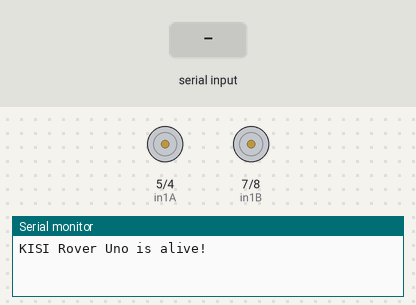
This sketch was run on a simulated Arduino Uno, built with avr-gcc and run on an emulated ATmega328P. Parts: motor-driver pin pairs drawn as motors (green arrow = first pin HIGH = forward, orange = second pin HIGH = backward, longer = more drive, scaled by the enable pin), the last lines printed to the serial monitor. The inputs (shaded band) are chosen by the test bench.

Above: at 1.2 s.
1.3 s: "f" received over Serial
At 2.5 s:
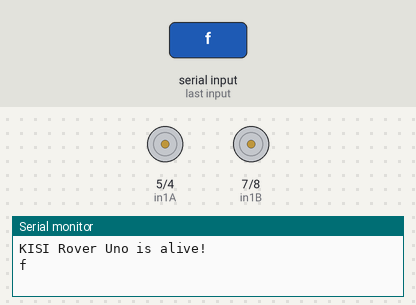
2.8 s: "b" received over Serial
At 3.6 s:
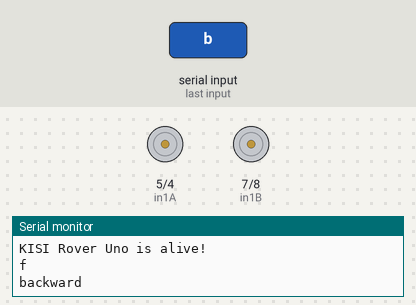
4.3 s: "r" received over Serial
At 4.7 s:
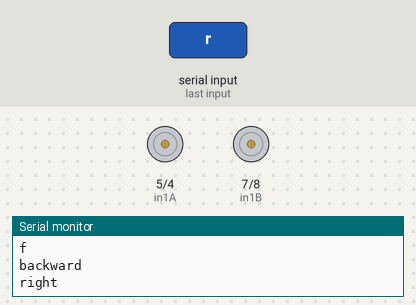
5.8 s: "l" received over Serial
At 7.1 s:
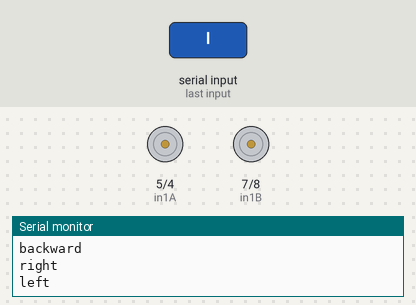
Timing chart, 0 to 8.3 s (numbered marks = the images above; inputs shaded):
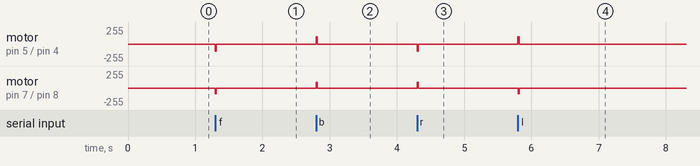

The sketch:

milestone2_drive_arduino.ino
```cpp
#include <SoftwareSerial.h> // Software Serial for functions
SoftwareSerial BT(9, 8); // RX | TX

// Connect motor controller pins to Arduino Digital Pins
//Motor 1
int enA = 6;
int in1A = 5;
int in2A = 4;
//Motor 2
int enB = 9;
int in1B = 7;
int in2B = 8;

int motA_speed = 110;
int motB_speed = 85;

char val = 0;  //holds ascii from serial line

void setup() {
  Serial.begin(9600);
  Serial.println("KISI Rover Uno is alive!");

  pinMode(enA, OUTPUT);
  pinMode(in1A, OUTPUT);
  pinMode(in2A, OUTPUT);

  pinMode(enB, OUTPUT);
  pinMode(in1B, OUTPUT);
  pinMode(in2B, OUTPUT);
}
void loop() {
  if (Serial.available()) {
    val = Serial.read();

    if (val == 'f') { // drive forward
      MoveForward();
      delay(15);
      StopMotor();
      Serial.println(val);

    } else if (val == 'b') { // drive backward
      MoveBackward();
      delay(15);
      StopMotor();
      Serial.println("backward");

    } else if (val == 'r') { // drive right
      TurnRight();
      delay(15);
      StopMotor();
      Serial.println("right");

    } else if (val == 'l') { // drive left
      TurnLeft();
      delay(15);
      StopMotor();
      Serial.println("left");

    } else if (val == 's') { //Stop Motor
      StopMotor();
      Serial.println("stop");
    }
  }
}

// FUNCTIONS!!!!!!

void StopMotor() {
  //Motor A
  digitalWrite(in1A, LOW);
  digitalWrite(in2A, LOW);
  analogWrite(enA, 0);

  //Motor B
  digitalWrite(in1B, LOW);
  digitalWrite(in2B, LOW);
  analogWrite(enB, 0);
}

void MoveForward() {
  //Motor A
  digitalWrite(in1A, LOW);
  digitalWrite(in2A, HIGH);
  analogWrite(enA, motA_speed);

  //Motor B
  digitalWrite(in1B, LOW);
  digitalWrite(in2B, HIGH);
  analogWrite(enB, motB_speed);
}


void MoveBackward() {
  //Motor A
  digitalWrite(in1A, HIGH);
  digitalWrite(in2A, LOW);
  analogWrite(enA, motA_speed);

  //Motor B
  digitalWrite(in1B, HIGH);
  digitalWrite(in2B, LOW);
  analogWrite(enB, motB_speed);
}

void TurnRight() {
  //Motor A
  digitalWrite(in1A, LOW);
  digitalWrite(in2A, HIGH);
  analogWrite(enA, motA_speed);

  //Motor B
  digitalWrite(in1B, HIGH);
  digitalWrite(in2B, LOW);
  analogWrite(enB, motB_speed);
}


void TurnLeft() {
  //Motor A
  digitalWrite(in1A, HIGH);
  digitalWrite(in2A, LOW);
  analogWrite(enA, motA_speed);

  //Motor B
  digitalWrite(in1B, LOW);
  digitalWrite(in2B, HIGH);
  analogWrite(enB, motB_speed);
}
```

Measured:
- after the input at 1.3 s, motor on pin 5 (in1A) / pin 4 (in2A): stopped → backward 110/255 at once, → stopped 0.02 s later; motor on pin 7 (in1B) / pin 8 (in2B): stopped → backward 85/255 at once, → stopped 0.02 s later
- after the input at 2.8 s, motor on pin 5 (in1A) / pin 4 (in2A): stopped → forward 110/255 at once, → stopped 0.02 s later; motor on pin 7 (in1B) / pin 8 (in2B): stopped → forward 85/255 at once, → stopped 0.02 s later
- after the input at 4.3 s, motor on pin 5 (in1A) / pin 4 (in2A): stopped → backward 110/255 at once, → stopped 0.02 s later; motor on pin 7 (in1B) / pin 8 (in2B): stopped → forward 85/255 at once, → stopped 0.02 s later
- after the input at 5.8 s, motor on pin 5 (in1A) / pin 4 (in2A): stopped → forward 110/255 at once, → stopped 0.02 s later; motor on pin 7 (in1B) / pin 8 (in2B): stopped → backward 85/255 at once, → stopped 0.02 s later
